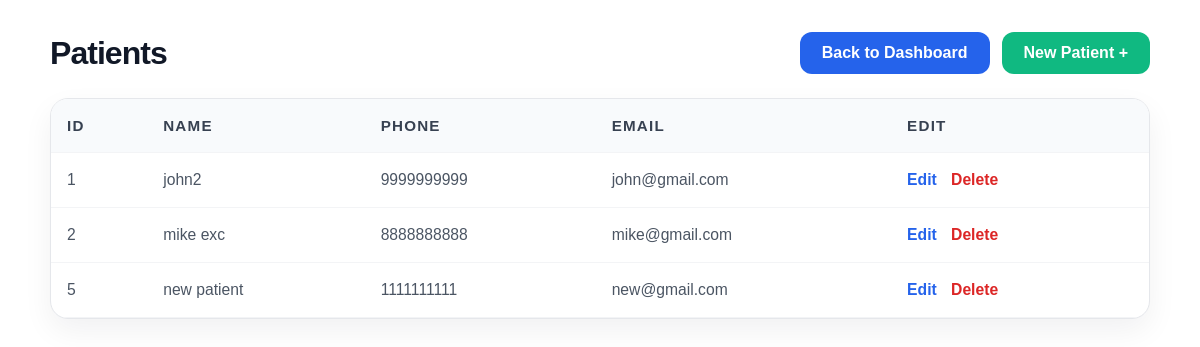
/patients/ (signed in), run on an earlier commit of the app's database.
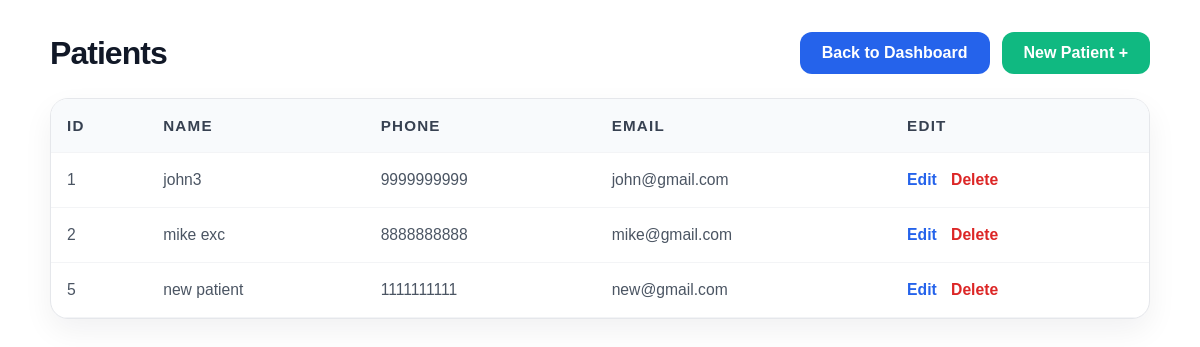
And on a later commit of the database.
### patients/models.py (models this page shows, shortened)
class Patient(models.Model):
  name = models.CharField(max_length=100)
  phone = models.CharField(max_length=15)
  email = models.EmailField()

### patients/views.py (the view)
# urls.py: path('', patient_list),
@login_required
def patient_list(request):
  patients = Patient.objects.all()
  return render(request, 'list.html', {"patients": patients})

### patients/templates/list.html (shortened to what this page needs)
<div class="list-page-container">
  <div class="list-page-header">
    <h1>Patients</h1>
    <div style="display:flex; gap:12px; flex-wrap:wrap;">
      <a class="btn-back" href="/dashboard">Back to Dashboard</a>
      <a class="btn-back new-btn" href="/patients/create">New Patient +</a>
    </div>
  </div>
  <div class="table-card">
    <div class="table-responsive">
      <table>
        <thead>
          <tr>
            <th>ID</th>
            <th>Name</th>
            <th>Phone</th>
            <th>Email</th>
            <th>Edit</th>
          </tr>
        </thead>
        <tbody>
          {% for p in patients %}
          <tr>
            <td>{{ p.id }}</td>
            <td>{{ p.name }}</td>
            <td>{{ p.phone }}</td>
            <td>{{ p.email }}</td>
            <td class="action-links">
              <a class="edit" href="/patients/{{ p.id }}/edit">Edit</a>
              <a class="delete" href="/patients/{{ p.id }}/delete">Delete</a>
            </td>
          </tr>
          {% empty %}
          <tr>
            <td colspan="5" class="empty-state">No patients found yet.</td>
          </tr>
          {% endfor %}
        </tbody>
      </table>
    </div>
  </div>
</div>

What changed in the data, as far as the page shows it:
changed Patient "john@gmail.com": name "john2" → "john3"
